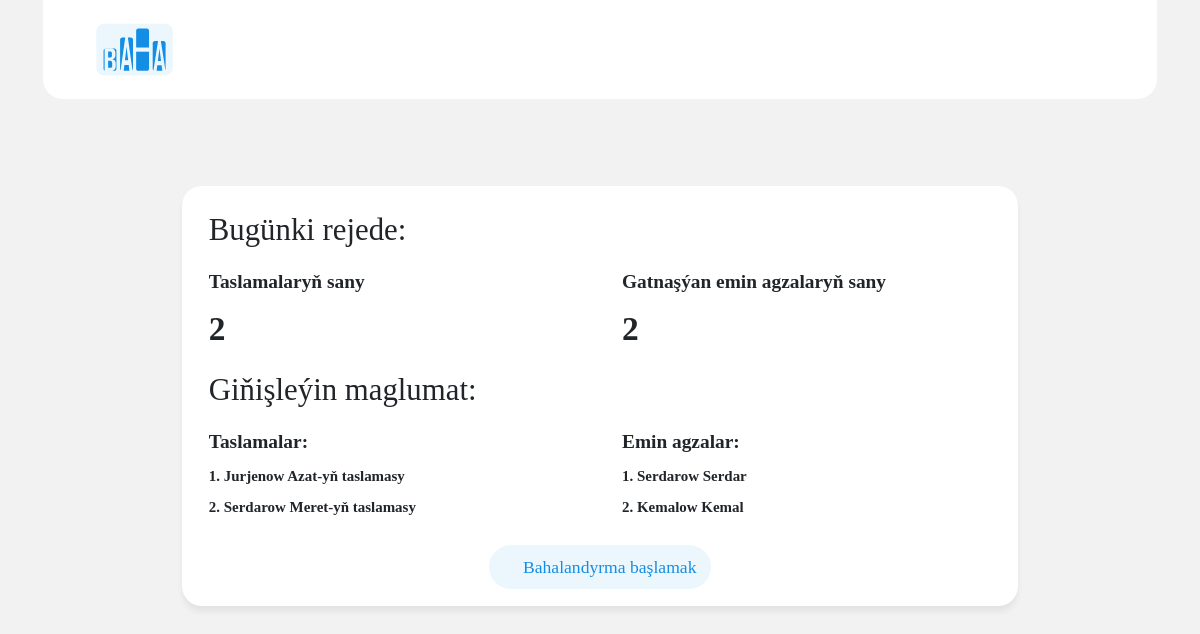
The page / (signed in) on the database its author committed.
### main/models.py (models this page shows, shortened)
class Project(models.Model):
    class PersonalityType(models.TextChoices):
        INDIVIDUAL = "Fiziki", "Fiziki"
        LEGAL = "Ýuridiki", "Ýuridiki"
    personality_type = models.CharField(
        verbose_name="Şahs görnüşi",
        max_length=50,
        choices=PersonalityType.choices,
        default=PersonalityType.INDIVIDUAL,
    )
    agency = models.CharField(verbose_name="Edara", max_length=200)
    place_of_residence = models.CharField(verbose_name="Ýaşaýan ýeri", max_length=200)
    full_name_of_manager = models.CharField(
        verbose_name="Topar ýolbaşçysynyň F.A.Aa", max_length=200
    )
    full_name_of_second_participant = models.CharField(
        verbose_name="Toparyň ikinji agzasyňyň F.A.Aa",
        max_length=200,
        null=True,
        blank=True,
    )
    full_name_of_third_participant = models.CharField(
        verbose_name="Toparyň üçinji agzasyňyň F.A.Aa",
        max_length=200,
        null=True,
        blank=True,
    )
    phone_number = models.CharField(verbose_name="Telefon belgi", max_length=8)
    additional_phone_number = models.CharField(
        verbose_name="Telefon belgi", max_length=8
    )
    email = models.EmailField("Email")
    direction = models.ForeignKey(
        "Direction", verbose_name="Ugry", on_delete=models.PROTECT
    )
    description = models.TextField(
        verbose_name="Taslamanyň beýany", null=True, blank=True
    )
    rated = models.BooleanField(default=False)
    p_copy_page1 = models.ImageField(
        verbose_name="Topar ýolbaşçysynyň pasport nusgasy (sahypa 1)",
        upload_to="passport_copies/1/",
    )
    p_copy_page2_3 = models.ImageField(
        verbose_name="Topar ýolbaşçysynyň pasport nusgasy (sahypa 2-3)",
        upload_to="passport_copies/2-3/",
    )
    p_copy_page5_6 = models.ImageField(
        verbose_name="Topar ýolbaşçysynyň pasport nusgasy (sahypa 5-6)",
        upload_to="passport_copies/5-6/",
    )
    p_copy_page32 = models.ImageField(
        verbose_name="Topar ýolbaşçysynyň pasport nusgasy (sahypa 32)",
        upload_to="passport_copies/32/",
    )
    objects = models.Manager()
    rated_objects = RatedManager()
    unrated_objects = UnratedManager()
    class Meta:
        verbose_name = "taslama"
        verbose_name_plural = "taslamalar"

### main/views.py (the view, shortened to what this page needs)
# urls.py: path("", main, name="home"),
@login_required(login_url="/login/")
def main(request: HttpRequest):
    if request.user.groups.contains(Group.objects.get(name="Moderator")):
        moderators_count = User.objects.filter(groups__name="Moderator").count()
        juries_count = User.objects.filter(groups__name="Jury").count()
        spectators_count = User.objects.filter(groups__name="Spectator").count()
        projects_count = Project.objects.all().count()
        rated_projects_count = Project.rated_objects.all().count()
        unrated_projects_count = Project.unrated_objects.all().count()
        schedules = [
            ScheduleContainer(schedule)
            for schedule in Schedule.objects.all().order_by("-date")[:5]
        ]
        return render(
            request,
            "views/main/moderator.html",
            {
                "moderators_count": moderators_count,
                "juries_count": juries_count,
                "spectators_count": spectators_count,
                "projects_count": projects_count,
                "rated_projects_count": rated_projects_count,
                "unrated_projects_count": unrated_projects_count,
                "schedules": schedules,
            },
        )
    elif request.user.groups.contains(Group.objects.get(name="Jury")):
        today = datetime.datetime.today()
        context = {"projects_count": 0, "juries_count": 0}
        try:
            schedule = Schedule.objects.get(
                date__year=today.year, date__month=today.month, date__day=today.day
            )
            projects = []
            for pk in json.loads(schedule.quene_json):
                projects.append(Project.objects.get(pk=pk))
            context["projects_count"] = len(json.loads(schedule.quene_json))
            context["juries_count"] = schedule.juries.all().count()
            context["projects"] = projects
            context["juries"] = schedule.juries.all()
        except:
            pass
        return render(
            request,
            "views/main/jury.html",
            context,
        )
    return render(request, "views/main/default.html")

### main/templates/views/main/jury.html (shortened to what this page needs)
{% extends "layouts/main_layout.html" %}
{% load static %}
{% block body %}
    <div class="h-75 d-flex align-items-center justify-content-center">
        <div class="block p-3 w-75">
            <div class="m-2 h3">Bugünki rejede:</div>
            <div class="row">
                <div class="col-sm">
                    <div class="m-2">Taslamalaryň sany</div>
                    <div class="m-2">
                        <div class="fw-bold fs-bg">{{ projects_count }}</div>
                    </div>
                </div>
                <div class="col-sm">
                    <div class="m-2">Gatnaşýan emin agzalaryň sany</div>
                    <div class="m-2">
                        <div class="fw-bold fs-bg">{{ juries_count }}</div>
                    </div>
                </div>
            </div>
            {% if projects %}
                <div class="m-2 h3">Giňişleýin maglumat:</div>
                <div class="row">
                    <div class="col-sm">
                        <div class="m-2">Taslamalar:</div>
                        <div class="projects">
                            {% for project in projects %}
                                <div class="m-2 fs-7">{{ forloop.counter }}. {{ project.full_name_of_manager }}-yň taslamasy</div>
                            {% endfor %}
                        </div>
                    </div>
                    <div class="col-sm">
                        <div class="m-2">Emin agzalar:</div>
                        <div class="juries">
                            {% for jury in juries %}
                                <div class="m-2 fs-7">{{ forloop.counter }}. {{ jury.last_name }} {{ jury.first_name }}</div>
                            {% endfor %}
                        </div>
                    </div>
                </div>
            {% endif %}
            <div class="d-flex justify-content-center mt-3">
                <button class="btn button mx-2"
                        onclick="location.href='{% url "mark_form" %}'">
                    <i class="bi bi-plus"></i>
                    Bahalandyrma başlamak
                </button>
            </div>
        </div>
    </div>
{% endblock body %}

### main/templates/layouts/main_layout.html (shortened to what this page needs)
{% load static %}
<!DOCTYPE html>
<html lang="en">
    <head>
        <link rel="stylesheet" href="{% static 'css/bootstrap.min.css' %}">
        <link rel="stylesheet"
              href="{% static 'bootstrap-icons/font/bootstrap-icons.min.css' %}">
        <link rel="stylesheet" href="{% static 'css/global.css' %}">
    </head>
    <body>
        <div class="container" id="main">
            <nav class="navbar navbar-expand-lg sticky-top">
                <div class="container-fluid px-5 py-2">
                    <a class="navbar-brand" href="{% url 'home' %}"><?xml version="1.0" encoding="utf-8"?>
                    </a>
                    <div class="justify-content-end">
                        <ul class="nav-list mb-2 mb-lg-0">
                            <li class="nav-item mx-2">
                                <div class="dropdown">
                                    <a class="nav-link"
                                       href="#"
                                       role="button"
                                       id="userDropdownLink"
                                       data-bs-toggle="dropdown"
                                       aria-expanded="false">
                                        <i class="bi bi-person-gear"></i>
                                    </a>
                                </div>
                            </li>
                        </ul>
                    </div>
                </div>
            </nav>
            {% block body %}
            {% endblock body %}
        </div>
    </body>
</html>

### main/static/css/global.css (style rules this page uses)
:root { --bg-color: #f2f2f2; --block-color: #ffffff; --block-margin-size: 20px; --default-font-size: 1.1rem; --default-font-family: Quicksand; --default-font-weight: 600; }
* { font-family: var(--default-font-family); font-size: var(--default-font-size); font-weight: var(--default-font-weight); }
.fs-bg { font-size: 1.9rem !important; }
.button { background-color: #ecf7fd; color: #148ee4; border-radius: 30px; }
* { box-sizing: border-box; }
.block { margin-top: var(--block-margin-size); margin-bottom: var(--block-margin-size); border-radius: 20px; background-color: var(--block-color); box-shadow: 0 6px 6px rgba(0, 0, 0, 0.03), 0 6px 6px rgba(0, 0, 0, 0.03); }
nav { border-radius: 0 0 20px 20px; background-color: var(--block-color); min-width: 400px !important; }
body { background-color: var(--bg-color); }
.nav-link i { font-size: 1.8rem; }
.nav-list { list-style: none; display: flex; align-items: center; }
#main { height: 99vh; overflow-y: auto; }
.fs-7 { font-size: 0.85rem; }

### rows shown on the page
Project: full_name_of_manager "Jurjenow Azat"
Project: full_name_of_manager "Serdarow Meret"

### other values the page prints
{{ projects_count }} "2"
{{ juries_count }} "2"
{{ jury.last_name }} "Serdarow"
{{ jury.first_name }} "Serdar"
{{ jury.last_name }} "Kemalow"
{{ jury.first_name }} "Kemal"
